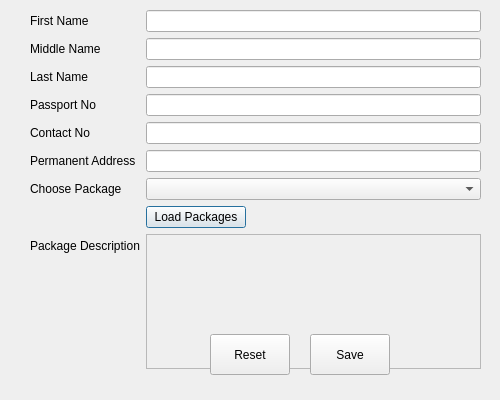
<?xml version="1.0" encoding="UTF-8"?>
<ui version="4.0">
 <class>RegisterTourist</class>
 <widget class="QDialog" name="RegisterTourist">
  <property name="geometry">
   <rect>
    <x>0</x>
    <y>0</y>
    <width>500</width>
    <height>400</height>
   </rect>
  </property>
  <property name="maximumSize">
   <size>
    <width>500</width>
    <height>400</height>
   </size>
  </property>
  <property name="windowTitle">
   <string>Register Tourist</string>
  </property>
  <widget class="QWidget" name="formLayoutWidget">
   <property name="geometry">
    <rect>
     <x>30</x>
     <y>10</y>
     <width>451</width>
     <height>359</height>
    </rect>
   </property>
   <layout class="QFormLayout" name="formLayout">
    <item row="0" column="0">
     <widget class="QLabel" name="label">
      <property name="text">
       <string>First Name</string>
      </property>
     </widget>
    </item>
    <item row="0" column="1">
     <widget class="QLineEdit" name="txtFirstName"/>
    </item>
    <item row="1" column="0">
     <widget class="QLabel" name="label_2">
      <property name="text">
       <string>Middle Name</string>
      </property>
     </widget>
    </item>
    <item row="1" column="1">
     <widget class="QLineEdit" name="txtMiddleName"/>
    </item>
    <item row="2" column="0">
     <widget class="QLabel" name="label_3">
      <property name="text">
       <string>Last Name</string>
      </property>
     </widget>
    </item>
    <item row="2" column="1">
     <widget class="QLineEdit" name="txtLastName"/>
    </item>
    <item row="3" column="0">
     <widget class="QLabel" name="label_4">
      <property name="text">
       <string>Passport No</string>
      </property>
     </widget>
    </item>
    <item row="3" column="1">
     <widget class="QLineEdit" name="txtPassportNo"/>
    </item>
    <item row="4" column="0">
     <widget class="QLabel" name="label_5">
      <property name="text">
       <string>Contact No</string>
      </property>
     </widget>
    </item>
    <item row="4" column="1">
     <widget class="QLineEdit" name="txtContactNo"/>
    </item>
    <item row="5" column="0">
     <widget class="QLabel" name="label_6">
      <property name="text">
       <string>Permanent Address</string>
      </property>
     </widget>
    </item>
    <item row="5" column="1">
     <widget class="QLineEdit" name="txtPermanentAddress"/>
    </item>
    <item row="6" column="0">
     <widget class="QLabel" name="label_7">
      <property name="text">
       <string>Choose Package</string>
      </property>
     </widget>
    </item>
    <item row="6" column="1">
     <widget class="QComboBox" name="cmbChoosePackage"/>
    </item>
    <item row="11" column="0">
     <widget class="QLabel" name="label_8">
      <property name="text">
       <string>Package Description</string>
      </property>
     </widget>
    </item>
    <item row="11" column="1">
     <widget class="QTextEdit" name="txtPackageDescription">
      <property name="enabled">
       <bool>false</bool>
      </property>
     </widget>
    </item>
    <item row="10" column="1">
     <widget class="QPushButton" name="loadPakcage">
      <property name="maximumSize">
       <size>
        <width>100</width>
        <height>25</height>
       </size>
      </property>
      <property name="text">
       <string>Load Packages</string>
      </property>
     </widget>
    </item>
   </layout>
  </widget>
  <widget class="QPushButton" name="btnSave">
   <property name="geometry">
    <rect>
     <x>310</x>
     <y>334</y>
     <width>80</width>
     <height>41</height>
    </rect>
   </property>
   <property name="text">
    <string>Save</string>
   </property>
  </widget>
  <widget class="QPushButton" name="btnReset">
   <property name="geometry">
    <rect>
     <x>210</x>
     <y>334</y>
     <width>80</width>
     <height>41</height>
    </rect>
   </property>
   <property name="text">
    <string>Reset</string>
   </property>
  </widget>
 </widget>
 <resources/>
 <connections/>
</ui>
